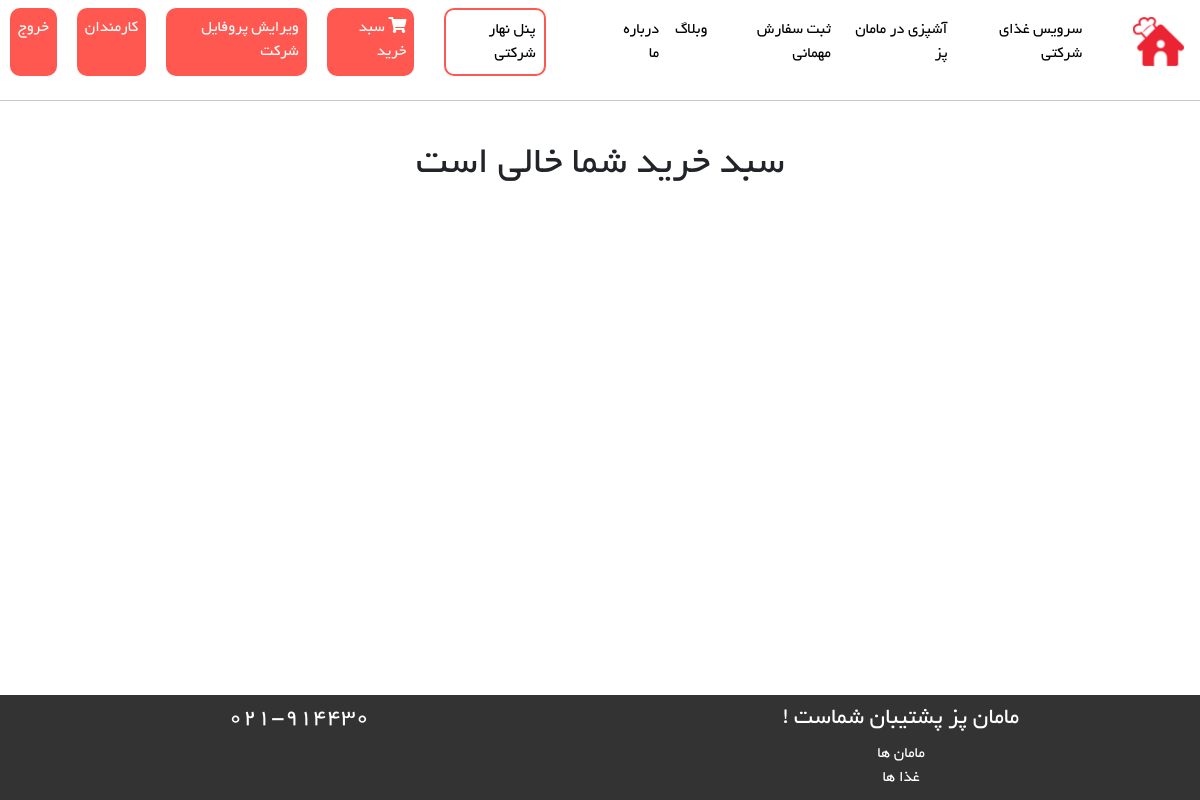
/order/show-cart (signed in), run on an earlier commit of the app's database.
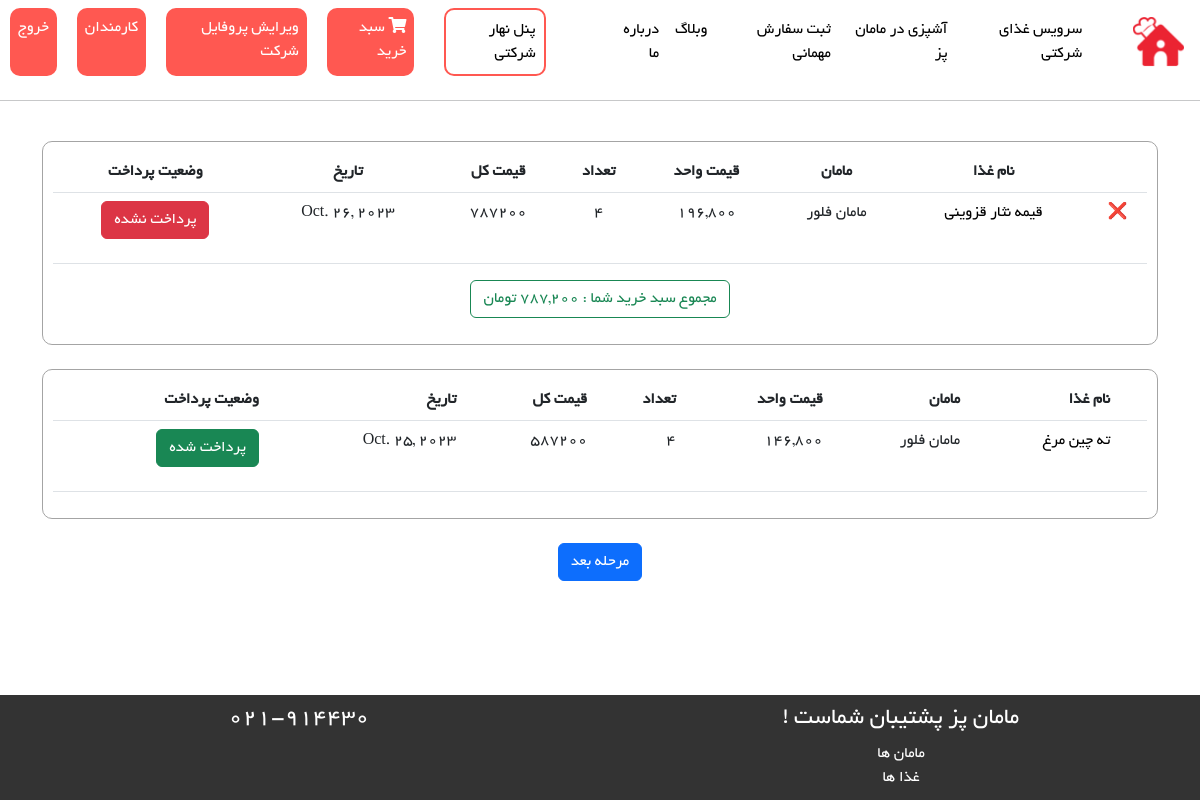
And on a later commit of the database.
### Order/models.py (models this page shows, shortened)
class OrderDetail(models.Model):
    order = models.ForeignKey(Order, on_delete=models.CASCADE)
    food = models.ForeignKey(FoodsModel, on_delete=models.CASCADE)
    final_price = models.IntegerField(null=True, blank=True)
    count = models.IntegerField()
    date = models.DateField(blank=True, null=True)
    is_paid = models.BooleanField(default=False)

### Food/models.py (models this page shows, shortened)
class FoodsModel(models.Model):
    mom = models.ForeignKey(MomsModel, on_delete=models.CASCADE)
    food_name = models.CharField(max_length=100)
    food_price = models.IntegerField()
    food_recipe = models.CharField(max_length=500)
    food_order = models.IntegerField(editable=False, default=0)
    food_photo = models.ImageField(upload_to='foods_picture')
    is_active = models.BooleanField(default=True)
    class Meta:
        db_table = 'Foods'
        verbose_name = 'Food'
        verbose_name_plural = 'Foods'

### Moms/models.py (models this page shows, shortened)
class MomsModel(models.Model):
    user = models.ForeignKey(User, on_delete=models.CASCADE)
    profile_photo = models.ImageField(upload_to='moms_profiles', blank=True, null=True)
    home_number = models.CharField(max_length=20, blank=True, null=True)
    state = models.ForeignKey(State, on_delete=models.CASCADE, blank=True, null=True)
    city = models.ForeignKey(City, on_delete=models.CASCADE, blank=True, null=True)
    wallet = models.IntegerField(default=0)
    class Meta:
        db_table = 'Moms'
        verbose_name = 'Mom'
        verbose_name_plural = 'Moms'

### BaseApp/models.py (models this page shows, shortened)
class User(AbstractUser):
    phone_number = models.CharField(max_length=20, null=True, blank=True)
    email_active_code = models.CharField(max_length=100, null=True, blank=True)
    address = models.TextField(null=True, blank=True)
    is_mom = models.BooleanField(default=False)
    is_company = models.BooleanField(default=False)
    is_employee = models.BooleanField(default=False)
    class Meta:
        db_table = 'User'

### Order/views.py (the view)
# urls.py: path('show-cart', views.ShowCart, name='Show-Cart'),
def ShowCart(request: HttpRequest):
    order_id = Order.objects.filter(user_id=request.user.id, is_paid=False).first()
    no_paid_order_details = OrderDetail.objects.filter(order_id=order_id, is_paid=False)
    paid_order_details = OrderDetail.objects.filter(order_id=order_id, is_paid=True)
    is_blank = True
    if not no_paid_order_details and not paid_order_details:
        is_blank = False
    sumCart = 0
    for i in no_paid_order_details:
        if not i.is_paid:
            item = i.count * i.food.food_price
            sumCart += item
    context = {
        'no_paid_order_details': no_paid_order_details,
        'paid_order_details': paid_order_details,
        'sumCart': sumCart,
        'is_blank': is_blank,
    }
    return render(request, 'Order/showCart.html', context)

### Order/templates/Order/showCart.html
{% extends 'base/layout.html' %}
{% load static %}
{% load humanize %}
{% block HeaderLinks %}
    <link rel="stylesheet" href="{% static 'css/Order/showCart-style.css' %}">
{% endblock %}
{% block main %}
    {% if is_blank %}
        {% if no_paid_order_details %}
            <div class="main-box text-center">
                <div class="table-responsive">
                    <table class="table">
                        <thead>
                        <tr>
                            <th></th>
                            <th>نام غذا</th>
                            <th>مامان</th>
                            <th>قیمت واحد</th>
                            <th>تعداد</th>
                            <th>قیمت کل</th>
                            <th>تاریخ</th>
                            <th>وضعیت پرداخت</th>
                        </tr>
                        </thead>
                        {% for order in no_paid_order_details %}
                            <tbody>
                            <tr>
                                {% if order.is_paid %}
                                    <td></td>
                                {% else %}
                                    <td>
                                        <a class="remove-icon" href="{% url 'removePerOrder' orderDetailId=order.id %}">
                                            ❌
                                        </a>
                                    </td>
                                {% endif %}
                                <td>
                                    <a href="{% url 'FoodDetails' food_id=order.food.id %}">{{ order.food.food_name }}</a>
                                </td>
                                <td>مامان {{ order.food.mom.user.first_name }}</td>
                                <td>{{ order.food.food_price|intcomma }}</td>
                                <td>
                                    {{ order.count }}
                                </td>
                                <td>{% widthratio order.food.food_price 1 order.count %}</td>
                                {% if order.date %}
                                    <td>{{ order.date }}</td>
                                {% else %}
                                    <td class="text-danger">تنظیم نشده</td>
                                {% endif %}
                                <td>
                                    <p class="btn btn-danger">پرداخت نشده</p>
                                </td>
                            </tr>
                            </tbody>
                        {% endfor %}
                    </table>
                </div>
                <p class="btn btn-outline-success">مجموع سبد خرید شما : {{ sumCart|intcomma }} تومان</p>
            </div>
        {% endif %}
        <br/>
        {% if paid_order_details %}
            <div class="main-box">
                <div class="table-responsive">
                    <table class="table">
                        <thead>
                        <tr>
                            <th></th>
                            <th>نام غذا</th>
                            <th>مامان</th>
                            <th>قیمت واحد</th>
                            <th>تعداد</th>
                            <th>قیمت کل</th>
                            <th>تاریخ</th>
                            <th>وضعیت پرداخت</th>
                        </tr>
                        </thead>
                        {% for order in paid_order_details %}
                            <tbody>
                            <tr>
                                <td></td>
                                <td>
                                    <a href="{% url 'FoodDetails' food_id=order.food.id %}">{{ order.food.food_name }}</a>
                                </td>
                                <td>مامان {{ order.food.mom.user.first_name }}</td>
                                <td>{{ order.final_price|intcomma }}</td>
                                <td>{{ order.count }}</td>
                                <td>{% widthratio order.final_price 1 order.count %}</td>
                                <td>{{ order.date }}</td>
                                <td>
                                    <p class="btn btn-success">پرداخت شده</p>
                                </td>
                            </tr>
                            </tbody>
                        {% endfor %}
                    </table>
                </div>
            </div>
        {% endif %}
        <br/>
        {% if no_paid_order_details %}
            <div class="text-center">
                <a href="{% url 'order-info' %}">
                    <p class="btn btn-primary">مرحله بعد</p>
                </a>
            </div>
        {% endif %}
    {% else %}
        <h1 class="text-center "> سبد خرید شما خالی است </h1>
    {% endif %}
{% endblock %}

### templates/base/layout.html (shortened to what this page needs)
{% load static %}
<!DOCTYPE html>
<html>
<head>
    <link rel="stylesheet" href="{% static 'css/base/bootstrap.css' %}"/>
    <link rel="stylesheet" href="{% static 'css/base/layout-style.css' %}"/>
    <link rel="stylesheet" href="https://cdn.jsdelivr.net/npm/bootstrap-icons@1.3.0/font/bootstrap-icons.css">
    <link rel="stylesheet" href="https://cdnjs.cloudflare.com/ajax/libs/font-awesome/5.15.1/css/all.min.css">
    {% block HeaderLinks %}{% endblock %}
</head>
</head>
<body>
<header>
    <div class="container-fluid">
        <nav class="navbar navbar-expand-lg">
            <a class="navbar-brand" href="/"><img src="{% static 'image/icons/site-logo.png' %}" alt="لوگو"></a>
            <div class="collapse navbar-collapse" id="navbarNav">
                <ul class="navbar-nav ml-auto">
                    <li class="nav-item">
                        <a class="nav-link" href="{% url 'CompanyRegister' %}">سرویس غذای شرکتی</a>
                    </li>
                    <li class="nav-item">
                        <a class="nav-link" href="{% url 'MomsRegisterView' %}">آشپزی در مامان پز</a>
                    </li>
                    <li class="nav-item">
                        <a class="nav-link" href="#">ثبت سفارش مهمانی</a>
                    </li>
                    <li class="nav-item">
                        <a class="nav-link" href="#">وبلاگ</a>
                    </li>
                    <li class="nav-item">
                        <a class="nav-link" href="#">درباره ما</a>
                    </li>
                </ul>
                <ul id="left-but" class="navbar-nav">
                    <li class="nav-item co-butt">
                        <a class="nav-link co-butt-a" href="#">پنل نهار شرکتی</a>
                    </li>
                    {% if request.user.is_authenticated %}
                        <li class="nav-item log-butt">
                            <a id="log-bt" class="nav-link" href="{% url 'Show-Cart' %}">
                                <i class="fas fa-shopping-cart"></i> سبد خرید
                            </a>
                        </li>
                        {% if  request.user.is_mom %}
                            <li class="nav-item log-butt">
                                <a id="log-bt" class="nav-link" href="{% url 'UpdateMomProfile' %}">ویرایش پروفایل
                                    مامان</a>
                            </li>
                        {% elif request.user.is_company %}
                            <li class="nav-item log-butt">
                                <a id="log-bt" class="nav-link" href="{% url 'UpdateCompanyProfile' %}">ویرایش پروفایل
                                    شرکت</a>
                            </li>
                            <li class="nav-item log-butt">
                                <a id="log-bt" class="nav-link" href="{% url 'EmployeeList' %}">کارمندان</a>
                            </li>
                        {% else %}
                            <li class="nav-item log-butt">
                                <a id="log-bt" class="nav-link" href="{% url 'UpdateUserProfile' %}">ویرایش پروفایل
                                    کاربر</a>
                            </li>
                        {% endif %}
                        <li class="nav-item log-butt">
                            <a id="log-bt" class="nav-link" href="{% url 'logout' %}">خروج</a>
                        </li>
                    {% endif %}
                </ul>
            </div>
        </nav>
        <hr/>
    </div>
</header>
<br>
<div class="container">
    {% block main %}{% endblock %}
</div>
<br>
<br>
<br>
<div id="footer" class="footer fixed-bottom text-center">
    <div class="row">
        <div class="col-md-6">
            <h4 id="postiban">مامان پز پشتیبان شماست !</h4>
            <a href="{% url 'momsList' %}">مامان ها</a>
            <br>
            <a href="{% url 'FoodListView' %}">غذا ها</a>
        </div>
        <div class="col-md-6">
            <h4>021-914430</h4>
        </div>
    </div>
</div>
</body>
</html>

### static/css/base/layout-style.css (style rules this page uses)
body { font-family: 'Yekan'; direction: rtl; }
.container-fluid { padding: 0; }
body { direction: rtl; }
a { text-decoration: none; color: black; }
header { background-color: #ffffff; font-size: 1rem; font-family: 'Yekan'; }
.navbar-brand img { max-height: 50px; }
.navbar-nav .nav-link { color: #000000; }
.log-butt { background-color: #ff5851; border-radius: 10px; color: white; margin: 0 10px 0 10px; }
.co-butt-a { color: #ff5851; }
.co-butt { border: 2px solid #ff5851; border-radius: 10px; margin: 0 20px 0 20px; color: #ff5851; }
#log-bt { color: white; }
body { margin-bottom: 100px; }
.fixed-bottom { background-color: black; opacity: 80%; padding: 10px; }
.fixed-bottom h4 { color: white; }
.fixed-bottom a { color: white; text-decoration: none; }

### static/css/Order/showCart-style.css (style rules this page uses)
.main-box { border: 1px solid rgba(152, 152, 152, 0.88); border-radius: 10px; padding: 10px; }
.remove-icon { text-decoration: none; }

What changed in the data, as far as the page shows it:
added OrderDetail: food.food_name "قیمه نثار قزوینی", food.mom.user.first_name "فلور", food.food_price "196,800", count "4", food+count "787200", date "Oct. 26, 2023"
added OrderDetail: food.food_name "ته چین مرغ", food.mom.user.first_name "فلور", final_price "146,800", count "4", final_price+count "587200", date "Oct. 25, 2023"
Also different on the page:
{{ sumCart|intcomma }}: (not shown) → "787,200"
text no longer shown: "سبد خرید شما خالی است"
text now shown: "نام غذا مامان قیمت واحد تعداد قیمت کل تاریخ وضعیت پرداخت مجموع سبد خرید شما : تومان نام غذا مامان قیمت واحد تعداد قیمت کل تاریخ وضعیت پرداخت مرحله بعد"
